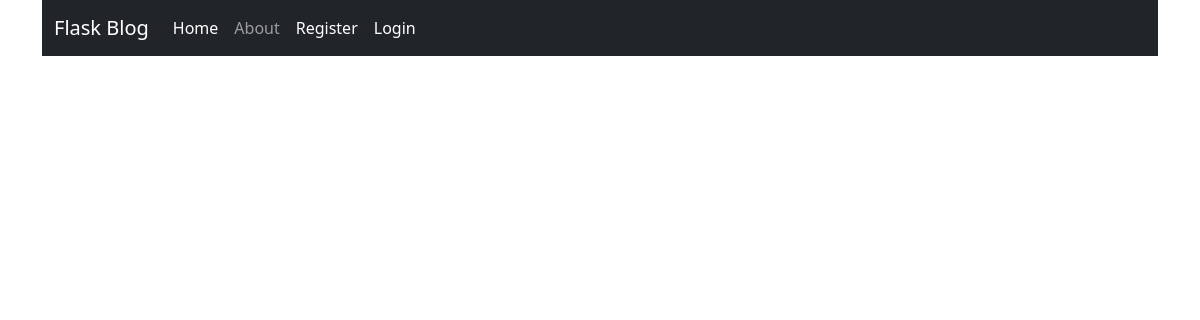
The app's page /, older data.
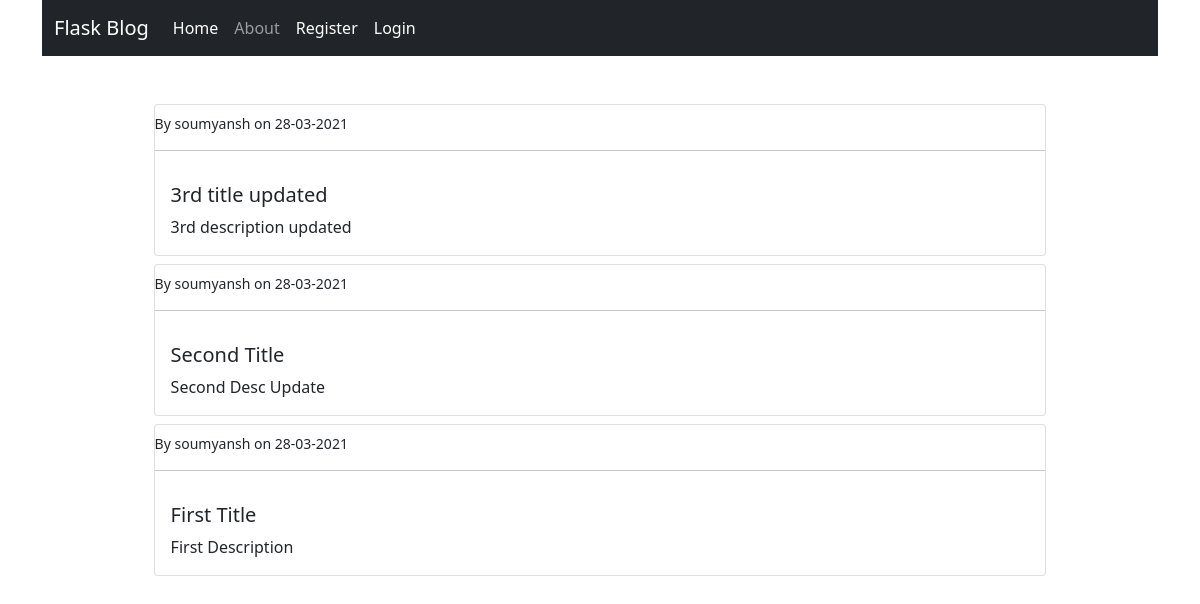
The same page, newer data.
### flaskBlog/models.py (models this page shows, shortened)
class Post(db.Model,UserMixin):
    id = db.Column(db.Integer, primary_key=True)
    title = db.Column(db.String(60),nullable=False)
    description = db.Column(db.Text, nullable = False)
    date_posted = db.Column(db.DateTime, default = datetime.utcnow)
    user_id = db.Column(db.Integer,db.ForeignKey('user.id'),nullable=False)

class User(db.Model,UserMixin):
    id = db.Column(db.Integer, primary_key=True)
    username = db.Column(db.String(20), unique=True,nullable = False)
    email = db.Column(db.String(40), unique=True,nullable = False)
    password = db.Column(db.String(60),nullable = False)
    posts = db.relationship('Post',backref = 'author', lazy=True)

### flaskBlog/routes.py (the view)
@app.route('/')
def home():
    posts = Post.query.order_by(Post.date_posted.desc()).all()
    return render_template('index.html',posts=posts)

### flaskBlog/templates/index.html
{% extends 'layout.html' %}
{% block content %}
<div class = "mx-auto" style="width:80%">
{% for post in posts %}
    <div class="card mt-2">
        <small class="ml-3 mt-2">
            By {{post.author.username}} on {{post.date_posted.strftime('%d-%m-%Y')}}
        </small>
        <hr>
        <div class="card-body">
            <h5 class = 'card-title'>{{post.title}}</h5>
            <p class="card-text"> {{post.description}}</p>
        </div>
    </div>
    {% endfor %}
</div>
{% endblock %}

### flaskBlog/templates/layout.html (shortened to what this page needs)
<!DOCTYPE html>
<html lang="en">
<head>
  <link href="https://cdn.jsdelivr.net/npm/bootstrap@5.0.0-beta2/dist/css/bootstrap.min.css" rel="stylesheet">
</head>
<body>
<div class="container">
  <nav class="navbar navbar-expand-lg navbar-dark bg-dark">
  <div class="container-fluid">
    <a class="navbar-brand" href="/">Flask Blog</a>
    <div class="collapse navbar-collapse" id="navbarNav">
      <ul class="navbar-nav">
        <li class="nav-item">
          <a class="nav-link active" aria-current="page" href="{{url_for('home')}}">Home</a>
        </li>
        <li class="nav-item">
          <a class="nav-link" href="{{url_for('about')}}">About</a>
        </li>
        {% if current_user.is_authenticated %}
         <li class="nav-item">
          <a class="nav-link active" aria-current="page" href="{{url_for('create_post')}}">Add Post</a>
        </li>
         <li class="nav-item">
          <a class="nav-link active" aria-current="page" href="{{url_for('logout')}}">Logout</a>
        </li>
        {% else %}
         <li class="nav-item">
          <a class="nav-link active" aria-current="page" href="{{url_for('register')}}">Register</a>
        </li>
        <li class="nav-item">
          <a class="nav-link active" aria-current="page" href="{{url_for('login')}}">Login</a>
        </li>
        {% endif %}
      </ul>
    </div>
  </div>
</nav>
</div>
<div class="container mt-5">
{% block content %}
{% endblock %}
</div>
</body>
</html>

Row changes from the older to the newer data that the page shows:
added Post: author.username "soumyansh", date_posted "28-03-2021", title "3rd title updated", description "3rd description updated"
added Post: author.username "soumyansh", date_posted "28-03-2021", title "Second Title", description "Second Desc Update"
added Post: author.username "soumyansh", date_posted "28-03-2021", title "First Title", description "First Description"
